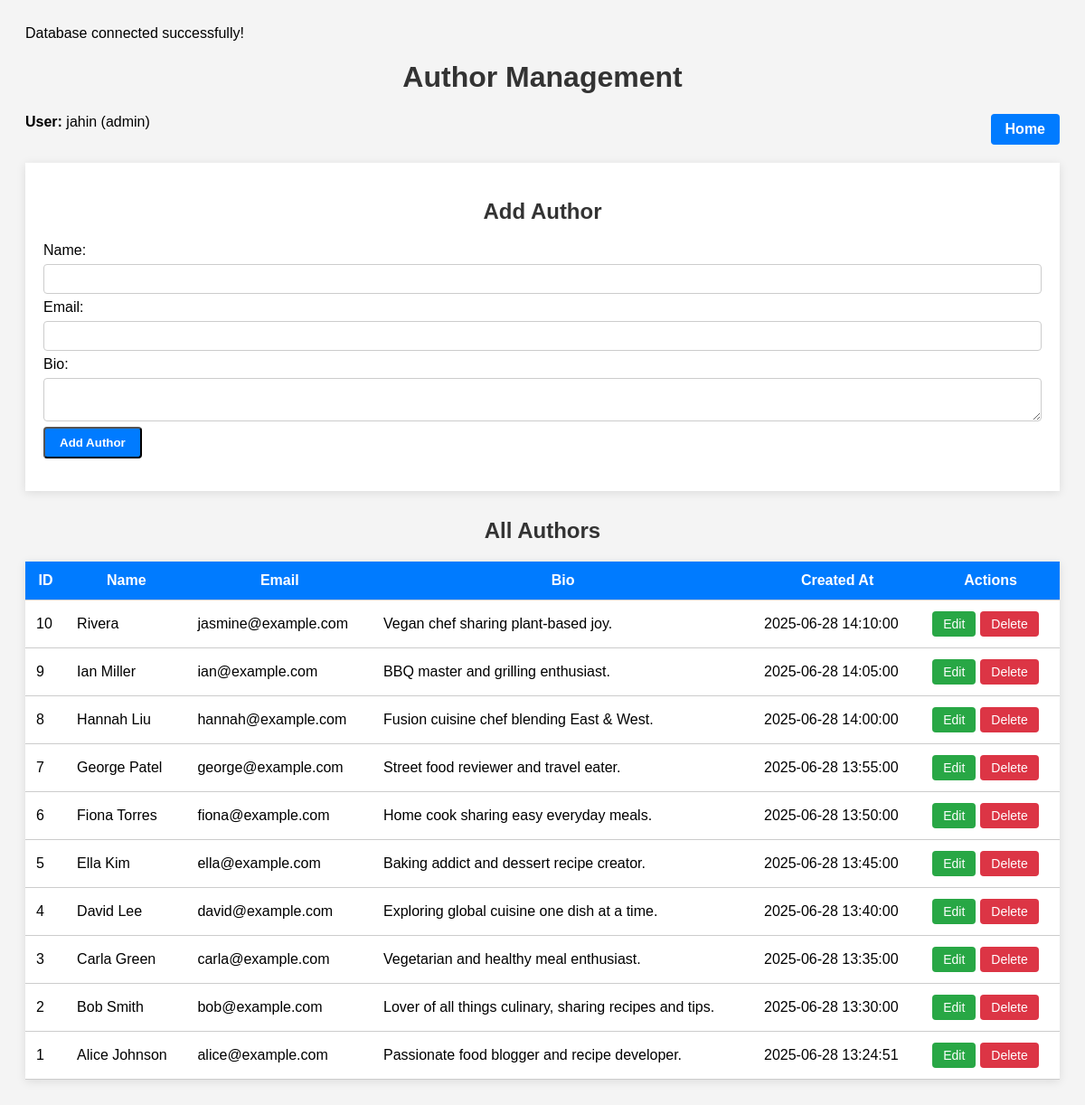
Screenshot of /view/dashboard/authors_info.php (signed in) with the database file from the repository.
### tables this page shows
CREATE TABLE `authors` (
  `author_id` int(11) NOT NULL,
  `name` varchar(100) NOT NULL,
  `email` varchar(150) NOT NULL,
  `bio` text DEFAULT NULL,
  `profile_image` varchar(255) DEFAULT NULL,
  `social_links` varchar(255) DEFAULT NULL,
  `created_at` datetime DEFAULT current_timestamp()
);

### view/dashboard/authors_info.php (the view, shortened to what this page needs)
<?php
include "../../model/database.php";
$authors = $conn->query("SELECT * FROM authors ORDER BY created_at DESC");
$editing = false;
$edit_data = ['author_id' => '', 'name' => '', 'email' => '', 'bio' => ''];
?>
<!DOCTYPE html>
<html lang="en">
<head>
</head>
<body>
    <h1>Author Management</h1>
    <div class="top-bar">
        <div><strong>User:</strong> <?= htmlspecialchars($_SESSION['username']) ?> (<?= $_SESSION['role'] ?>)</div>
        <a href="post.php" class="btn">Home</a>
    </div>
    <?php if ($_SESSION['role'] === 'admin'): ?>
        <div class="form-container">
            <h2><?= $editing ? 'Edit Author' : 'Add Author' ?></h2>
            <form method="POST">
                <label>Name:</label>
                <input type="text" name="name" required value="<?= htmlspecialchars($edit_data['name']) ?>">
                <label>Email:</label>
                <input type="email" name="email" required value="<?= htmlspecialchars($edit_data['email']) ?>">
                <label>Bio:</label>
                <textarea name="bio"><?= htmlspecialchars($edit_data['bio']) ?></textarea>
                <input class="btn" type="submit" value="<?= $editing ? 'Update Author' : 'Add Author' ?>">
            </form>
        </div>
    <?php endif; ?>
    <h2>All Authors</h2>
    <table>
        <tr>
            <th>ID</th>
            <th>Name</th>
            <th>Email</th>
            <th>Bio</th>
            <th>Created At</th>
            <th>Actions</th>
        </tr>
        <?php while ($row = $authors->fetch_assoc()): ?>
            <tr>
                <td><?= $row['author_id'] ?></td>
                <td><?= htmlspecialchars($row['name']) ?></td>
                <td><?= htmlspecialchars($row['email']) ?></td>
                <td><?= htmlspecialchars($row['bio']) ?></td>
                <td><?= $row['created_at'] ?></td>
                <td class="actions">
                    <?php if ($_SESSION['role'] === 'admin'): ?>
                        <a class="edit" href="?edit=<?= $row['author_id'] ?>">Edit</a>
                        <a class="delete" href="?delete_author=<?= $row['author_id'] ?>"
                            onclick="return confirm('Delete this author?')">Delete</a>
                    <?php else: ?>
                        View Only
                    <?php endif; ?>
                </td>
            </tr>
        <?php endwhile; ?>
    </table>
</body>
</html>

### view/dashboard/authors_info.php (style rules this page uses)
body { font-family: Arial, sans-serif; background: #f4f4f4; padding: 20px; }
h1, h2 { text-align: center; color: #333; }
.top-bar { display: flex; justify-content: space-between; margin-bottom: 20px; }
.btn { background-color: #007BFF; color: white; padding: 8px 16px; border-radius: 4px; text-decoration: none; font-weight: bold; }
table { width: 100%; border-collapse: collapse; background: white; margin-bottom: 30px; box-shadow: 0 2px 10px rgba(0, 0, 0, 0.1); }
th, td { padding: 12px; border-bottom: 1px solid #ccc; }
th { background-color: #007BFF; color: white; }
.actions { display: flex; gap: 5px; }
.actions a { padding: 6px 12px; border-radius: 4px; color: white; text-decoration: none; font-size: 14px; }
.edit { background-color: #28a745; }
.delete { background-color: #dc3545; }
.form-container { background: #fff; padding: 20px; margin-bottom: 30px; box-shadow: 0 2px 10px rgba(0, 0, 0, 0.1); }
input[type="text"], input[type="email"], textarea { width: 100%; padding: 8px; margin: 6px 0; border: 1px solid #ccc; border-radius: 4px; }

### rows the page displays
authors: author_id "10", name "Rivera", email "jasmine@example.com", bio "Vegan chef sharing plant-based joy.", created_at "2025-06-28 14:10:00"
authors: author_id "9", name "Ian Miller", email "ian@example.com", bio "BBQ master and grilling enthusiast.", created_at "2025-06-28 14:05:00"
authors: author_id "8", name "Hannah Liu", email "hannah@example.com", bio "Fusion cuisine chef blending East & West.", created_at "2025-06-28 14:00:00"
authors: author_id "7", name "George Patel", email "george@example.com", bio "Street food reviewer and travel eater.", created_at "2025-06-28 13:55:00"
authors: author_id "6", name "Fiona Torres", email "fiona@example.com", bio "Home cook sharing easy everyday meals.", created_at "2025-06-28 13:50:00"
authors: author_id "5", name "Ella Kim", email "ella@example.com", bio "Baking addict and dessert recipe creator.", created_at "2025-06-28 13:45:00"
authors: author_id "4", name "David Lee", email "david@example.com", bio "Exploring global cuisine one dish at a time.", created_at "2025-06-28 13:40:00"
authors: author_id "3", name "Carla Green", email "carla@example.com", bio "Vegetarian and healthy meal enthusiast.", created_at "2025-06-28 13:35:00"
authors: author_id "2", name "Bob Smith", email "bob@example.com", bio "Lover of all things culinary, sharing recipes and tips.", created_at "2025-06-28 13:30:00"
authors: author_id "1", name "Alice Johnson", email "alice@example.com", bio "Passionate food blogger and recipe developer.", created_at "2025-06-28 13:24:51"

### other values shown
$_SESSION['username'] "jahin"
$_SESSION['role'] "admin"
